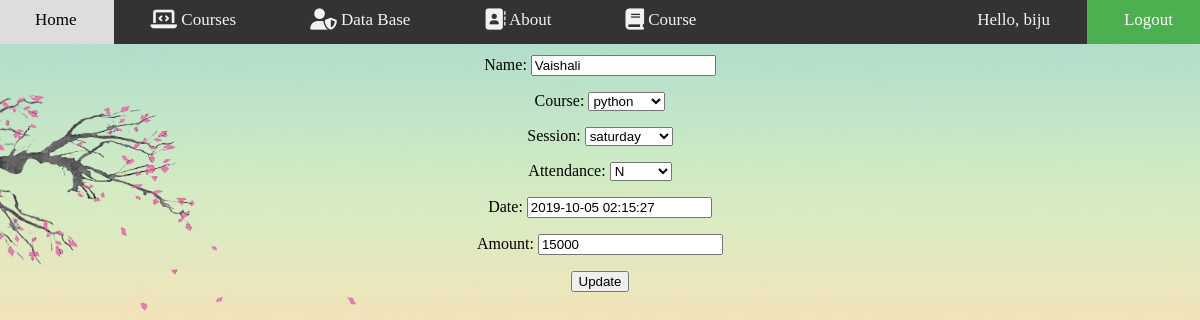
The app's page /update/2 (signed in) with its own data.
### enroll/models.py (models this page shows, shortened)
class Data(models.Model):
    ATT = (
        ('Student Attendance', (
            (u'YES', u'Y'),
            (u'NO', u'N'),
        )),
    )
    DAY = (
        ('Choose your session', (
            (u'SATURDAY', u'saturday'),
            (u'SUNDAY', u'sunday'),
        )),
    )
    COURSE = (
        ('Select your course', (
            (u'PYTHON', u'python'),
            (u'DOT_NET', u'.net'),
            (u'C', u'c'),
            (u'C++', u'c++'),
            (u'PHP', u'php'),
            (u'XML', u'xml'),
        )),
    )
    id = models.AutoField(auto_created=True, primary_key=True)
    name = models.CharField(max_length=15, null=False, unique=True)
    course = models.CharField(max_length=10, blank=False, null=False, choices=COURSE)
    session = models.CharField(max_length=8, blank=False, null=False, choices=DAY)
    attendance = models.CharField(max_length=3, blank=False, null=False, choices=ATT)
    date = models.DateTimeField(default=datetime.now, editable=True)
    amount = models.IntegerField(blank=False, null=False)
    img = models.ImageField(upload_to='images/', default="")

### enroll/views.py (the view)
# urls.py: path('update/<int:pk>', v.U.as_view(), name='edit'),
class U(UpdateView):
    model = Data
    fields = ['name', 'course', 'session', 'attendance', 'date', 'amount']
    template_name = 'edit.html'
    success_url = reverse_lazy('records')

### enroll/templates/edit.html (shortened to what this page needs)
{% extends 'base.html' %}
{% load static %}
{% block content%}
<html lang="en">
    <head>
    </head>
    <body onload="redirect()">
        {% if user.is_superuser%}
            <center>
                <h2><u>Update Form:</u></h2>
                <form method="post">
                    {{form.as_p}}
                    <input type="submit" value="Update">
                </form>
            </center>
        {% else %}
            <script>
                function redirect(){alert("Not an Admin--Redirecting....");window.location.replace('{% url 'home' %}');}
            </script>
        {% endif %}
    </body>
</html>
{% endblock content%}

### enroll/templates/base.html (shortened to what this page needs)
{% load static %}
<html lang="en">
        <head>
            <link rel="stylesheet" type="text/css" href="{% static 'CSS/main.css' %}">
        </head>
        <body>
                <div class="topnav">
                    <a class="active" id="bb" href="{% url 'home' %}">Home</a>
                    <a class="active" href="{% url 'new' %}" title="Courses">
                        <i class="fas fa-laptop-code fa-lg" title="Courses"></i> Courses</a>
                    <a class="active" href="{% url 'records' %}" title="Admin-Login">
                        <i class="fas fa-user-shield fa-lg" title="Admin-Login"></i> Data Base</a>
                    <a class="active" href="{% url 'contact' %}" title="About Us">
                        <i class="fas fa-address-book fa-lg" title="About Us"></i> About</a>
                    <a class="active" href="{% url 'course' %}" title="Courses">
                        <i class="fas fa-book fa-lg" title="Courses"></i> Course</a>
                    {% if user.is_authenticated %}
                        <a class="opp" id="bb" href="{% url 'logout' %}">Logout</a>
                        <a class="opp">Hello, {{user.username}}</a>
                    {% else %}
                        <a class="opp" id="bb" href="{% url 'login' %}" title="Login">
                        <i class="fas fa-door-open fa-lg" title="Login"></i> Login</a>
                    {% endif %}
                </div>
            {% block content %}
            {% endblock content %}
        </body>
    </html>

### enroll/static/CSS/main.css (style rules this page uses)
html { scroll-behavior: smooth; }
body { background-image: url('/static/images/bgr.jpg'); background-repeat: no-repeat; background-size: cover; }
.topnav { overflow: hidden; margin-left: -10px; margin-top: -12px; margin-right: -8px; background-color: #333; position: fixed; width: 101%; height: 6% }
.topnav a { float: left; color: #f2f2f2; padding: 14px 37px; text-decoration: none; font-size: 17px; transition-duration: 0.9s; }
.topnav a#bb { background-color: #4CAF50; color: white; }
.topnav a.opp { float: right; }

### records on screen
Data: name "Vaishali", course "python", session "saturday", attendance "N", date "2019-10-05 02:15:27", amount "15000"

### other values on screen
{{ user.username }} "biju"
